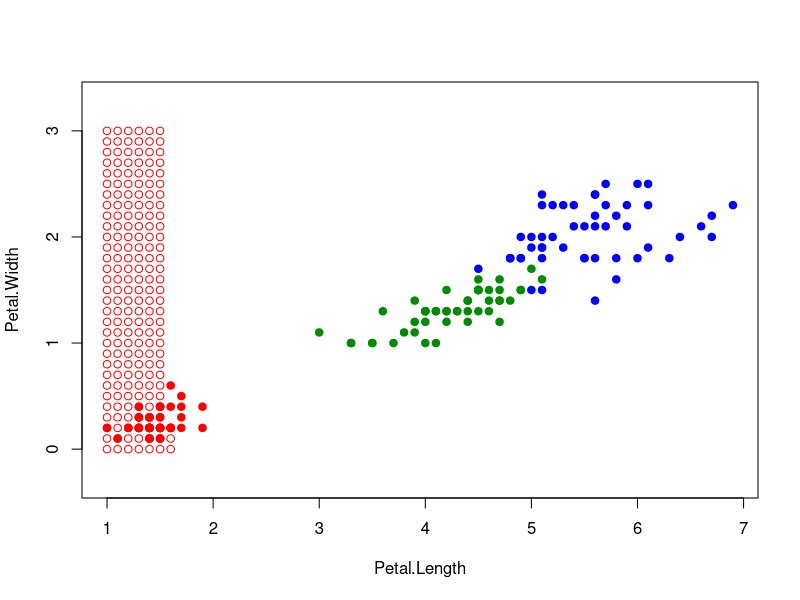

The R script that drew this image: (Note: a time limit stopped this script after it produced the figure.)
distance <- function(u, v){
  return(sqrt(sum((u - v)^2)))
}

sort <- function(set, point){
  n <- dim(set)[1]
  dist <- matrix(NA,n,2)
  for(i in 1:n){
    dist[i,1] <- i
    dist[i,2] <- distance(set[i,1:2],point)
  }
  orderedSet <- set[order(dist[, 2]), ]
  return(orderedSet)
}

kwNN <- function(orderedSet,q){
  n <- dim(orderedSet)[1]
  weights <- matrix(0,n,1)
  for (p in seq(1,n,1)) {
    weights[p] <- (q/100)^p
  }
  
  order_and_weight <- cbind(orderedSet, weights)
  classes <- order_and_weight[1:6, 3:4]
  
  w1 <- sum(classes[classes$Species == "setosa", 2])
  w2 <- sum(classes[classes$Species == "versicolor", 2])
  w3 <- sum(classes[classes$Species == "virginica", 2])
  
  answer <- matrix(c(w1, w2, w3), nrow = 1, ncol = 3, byrow = TRUE, list(c(1), c(1, 2, 3)))
  class <- c("setosa", "versicolor", "virginica")
  
  return(class[which.max(answer)])
}


loo <- function(){
  arrayOfErrors <- matrix(0,99,1)
  for (i in seq(1,150,1)) {
    set <- iris[ ,3:5]
    point <- set[i,1:2]
    set <- set[-i,]
    set <- sort(set,point)
      for (q in seq(1,99,1)) {
        class <- kwNN(set,q)
        if (class != iris[i,5]) {
          arrayOfErrors[q] <- arrayOfErrors[q] + 1
        }
      }
      
  }
  print(arrayOfErrors)
  res <- which.min(arrayOfErrors)
  return(res)
}

colors <- c("setosa" = "red", "versicolor" = "green4", "virginica" = "blue")
plot(iris[, 3:4], pch = 21, bg = colors[iris$Species], col = colors[iris$Species], asp = 1, ylim = c(0,3))
##Вычисляем оптимальное q, при k=6
q <- loo()/100
for (x in seq(1,7,0.1)){
  for (y in seq(0,3,0.1)){
  point <- c(x,y)
  print(point)
  set <- sort(iris[, 3:5],point)
  ##Определяем класс нашей точки, методом k ближайших взвещенных соседей
  class <- kwNN(set,q)
  print(class)
  points(point[1], point[2], pch = 1, col = colors[class], asp = 1)
  }
}
